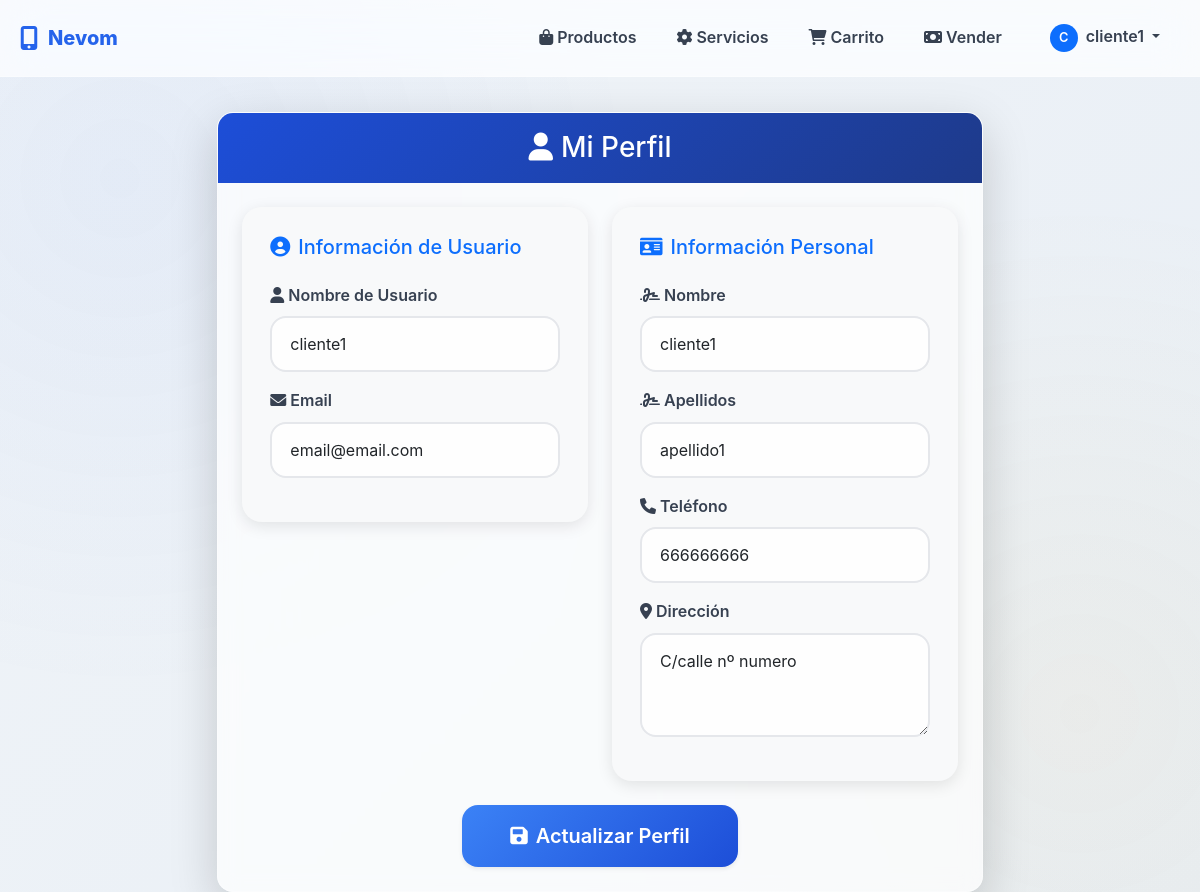
The app's page /cliente/perfil.php (signed in) with its own data.
### tables this page shows
CREATE TABLE `cliente` (
  `id` int(11) NOT NULL AUTO_INCREMENT,
  `user_id` int(11) NOT NULL,
  `nombre` varchar(300) NOT NULL,
  `apellidos` varchar(300) NOT NULL,
  `email` varchar(300) NOT NULL,
  `telefono` varchar(100) NOT NULL,
  `direccion` varchar(300) NOT NULL,
  PRIMARY KEY (`id`),
  UNIQUE KEY `email_cliente` (`email`),
  UNIQUE KEY `tlf_cliente` (`telefono`),
  UNIQUE KEY `user_id_unique` (`user_id`),
  KEY `idx_user_id` (`user_id`),
  CONSTRAINT `Cliente_User_FK` FOREIGN KEY (`user_id`) REFERENCES `users` (`id`) ON DELETE CASCADE ON UPDATE CASCADE
);

CREATE TABLE IF NOT EXISTS `users` (
  `id` int(11) NOT NULL AUTO_INCREMENT,
  `nombre` varchar(255) NOT NULL,
  `email` varchar(255) NOT NULL,
  `password_hash` varchar(255) NOT NULL,
  `role` enum('client','admin') NOT NULL DEFAULT 'client',
  PRIMARY KEY (`id`),
  UNIQUE KEY `email_unique` (`email`)
);

### cliente/perfil.php (the view, shortened to what this page needs)
<?php
require '../config/conexion.php';
$clienteId = $_SESSION['cliente_id'] ?? null;
$stmt = $conexion->prepare("
    SELECT c.nombre, c.apellidos, c.email, c.telefono, c.direccion, u.nombre as user_nombre, u.email as user_email
    FROM cliente c
    JOIN users u ON c.user_id = u.id
    WHERE c.id = ?
");
$stmt->bind_param('i', $clienteId);
$stmt->execute();
$result = $stmt->get_result();
$cliente = $result->fetch_assoc();
?>
<!DOCTYPE html>
<html lang="es">
<head>
    <link href="https://cdn.jsdelivr.net/npm/bootstrap@5.3.3/dist/css/bootstrap.min.css" rel="stylesheet">
    <link href="https://cdnjs.cloudflare.com/ajax/libs/font-awesome/6.0.0/css/all.min.css" rel="stylesheet">
    <link href="../assets/css/style.css" rel="stylesheet">
</head>
<body>
    <?php require '../components/navbar.php';
    renderNavbar(['type' => 'main', 'activeLink' => 'perfil', 'basePath' => '../']); ?>
    <div class="container mt-3 pt-3">
        <div class="row justify-content-center">
            <div class="col-lg-8">
                <div class="card shadow-lg rounded-4">
                    <div class="card-header bg-primary text-white text-center">
                        <h3 class="mb-0"><i class="fas fa-user me-2"></i>Mi Perfil</h3>
                    </div>
                    <div class="card-body p-4">
                        <form method="POST" action="<?php echo htmlspecialchars($_SERVER['PHP_SELF']); ?>">
                            <div class="row g-4">
                                <div class="col-md-6">
                                    <div class="card border-0 bg-light">
                                        <div class="card-body">
                                            <h5 class="card-title mb-4 text-primary">
                                                <i class="fas fa-user-circle me-2"></i>Información de Usuario
                                            </h5>
                                            <div class="mb-3">
                                                <label class="form-label fw-semibold">
                                                    <i class="fas fa-user me-1"></i>Nombre de Usuario
                                                </label>
                                                <input type="text" name="user_nombre" class="form-control form-control-lg" value="<?php echo htmlspecialchars($cliente['user_nombre']); ?>" required>
                                            </div>
                                            <div class="mb-3">
                                                <label class="form-label fw-semibold">
                                                    <i class="fas fa-envelope me-1"></i>Email
                                                </label>
                                                <input type="email" name="email" class="form-control form-control-lg" value="<?php echo htmlspecialchars($cliente['user_email']); ?>" required>
                                            </div>
                                        </div>
                                    </div>
                                </div>
                                <div class="col-md-6">
                                    <div class="card border-0 bg-light">
                                        <div class="card-body">
                                            <h5 class="card-title mb-4 text-primary">
                                                <i class="fas fa-id-card me-2"></i>Información Personal
                                            </h5>
                                            <div class="mb-3">
                                                <label class="form-label fw-semibold">
                                                    <i class="fas fa-signature me-1"></i>Nombre
                                                </label>
                                                <input type="text" name="nombre" class="form-control form-control-lg" value="<?php echo htmlspecialchars($cliente['nombre']); ?>" required>
                                            </div>
                                            <div class="mb-3">
                                                <label class="form-label fw-semibold">
                                                    <i class="fas fa-signature me-1"></i>Apellidos
                                                </label>
                                                <input type="text" name="apellidos" class="form-control form-control-lg" value="<?php echo htmlspecialchars($cliente['apellidos']); ?>" required>
                                            </div>
                                            <div class="mb-3">
                                                <label class="form-label fw-semibold">
                                                    <i class="fas fa-phone me-1"></i>Teléfono
                                                </label>
                                                <input type="tel" name="telefono" class="form-control form-control-lg" value="<?php echo htmlspecialchars($cliente['telefono']); ?>" required>
                                            </div>
                                            <div class="mb-3">
                                                <label class="form-label fw-semibold">
                                                    <i class="fas fa-map-marker-alt me-1"></i>Dirección
                                                </label>
                                                <textarea name="direccion" class="form-control form-control-lg" rows="3" required><?php echo htmlspecialchars($cliente['direccion']); ?></textarea>
                                            </div>
                                        </div>
                                    </div>
                                </div>
                            </div>
                            <div class="text-center mt-4">
                                <button type="submit" class="btn btn-primary btn-lg px-5 py-3 shadow-sm">
                                    <i class="fas fa-save me-2"></i>Actualizar Perfil
                                </button>
                            </div>
                        </form>
                    </div>
                </div>
            </div>
        </div>
    </div>
</body>
</html>

### records on screen
cliente: user_nombre "cliente1", email "email@email.com", nombre "cliente1", apellidos "apellido1", telefono "666666666", direccion "C/calle nº numero"

### other values on screen
substr($userName, 0, 1) "C"
$userName "cliente1"
